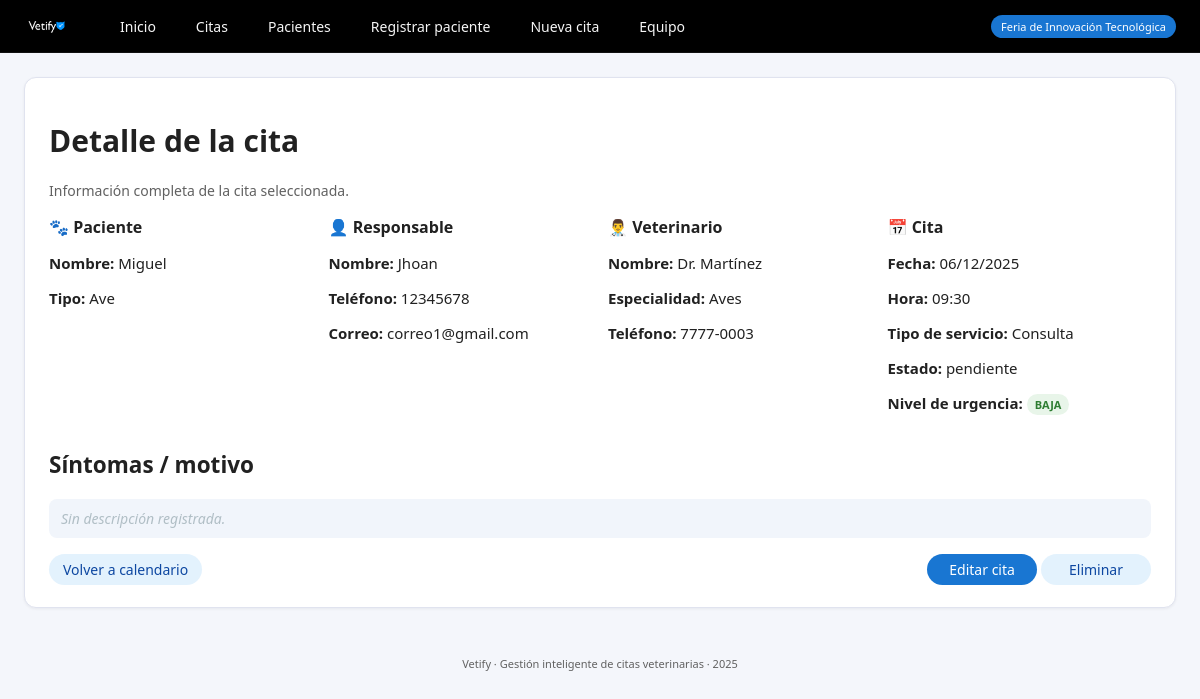
Page /cita/1 on the committed database.
### tables this page shows
CREATE TABLE mascotas (
        id INTEGER PRIMARY KEY AUTOINCREMENT,
        nombre TEXT NOT NULL,
        tipo TEXT NOT NULL,
        raza TEXT,
        edad INTEGER,
        peso REAL,
        dueno_id INTEGER NOT NULL,
        FOREIGN KEY (dueno_id) REFERENCES duenos(id)
    );

CREATE TABLE duenos (
        id INTEGER PRIMARY KEY AUTOINCREMENT,
        nombre TEXT NOT NULL,
        telefono TEXT NOT NULL,
        correo TEXT NOT NULL
    );

CREATE TABLE veterinarios (
        id INTEGER PRIMARY KEY AUTOINCREMENT,
        nombre TEXT NOT NULL,
        especialidad TEXT NOT NULL,
        telefono TEXT NOT NULL
    );

CREATE TABLE citas (
        id INTEGER PRIMARY KEY AUTOINCREMENT,
        mascota_id INTEGER NOT NULL,
        vet_id INTEGER NOT NULL,
        fecha_hora TEXT NOT NULL,
        tipo_servicio TEXT NOT NULL,
        sintomas TEXT,
        urgencia TEXT,
        estado TEXT NOT NULL DEFAULT 'pendiente',
        FOREIGN KEY (mascota_id) REFERENCES mascotas(id),
        FOREIGN KEY (vet_id) REFERENCES veterinarios(id)
    );

### app.py (the view)
@app.route("/cita/<int:cita_id>")
def cita_detalle(cita_id: int):
    cita = obtener_cita_por_id(cita_id)
    if not cita:
        flash("La cita seleccionada no existe.", "error")
        return redirect(url_for("citas"))
    return render_template("cita_detalle.html", cita=cita)

### db.py (called while the page is built)
def get_connection():
    conn = sqlite3.connect(DB_NAME)
    conn.row_factory = sqlite3.Row  # acceder por nombre de columna
    return conn

### services.py (called while the page is built)
def obtener_cita_por_id(cita_id: int):
    conn = get_connection()
    cur = conn.cursor()
    cur.execute("""
        SELECT c.id,
               c.fecha_hora,
               c.tipo_servicio,
               c.urgencia,
               c.sintomas,
               c.estado,
               m.nombre AS mascota,
               m.tipo   AS tipo_mascota,
               d.nombre AS dueno,
               d.telefono AS dueno_telefono,
               d.correo   AS dueno_correo,
               v.nombre   AS vet,
               v.especialidad AS vet_especialidad,
               v.telefono     AS vet_telefono
        FROM citas c
        JOIN mascotas m ON c.mascota_id = m.id
        JOIN duenos d   ON m.dueno_id = d.id
        JOIN veterinarios v ON c.vet_id = v.id
        WHERE c.id = ?;
    """, (cita_id,))
    fila = cur.fetchone()
    conn.close()
    return fila

### templates/cita_detalle.html (shortened to what this page needs)
{% extends "base.html" %}
{% block content %}
<div class="card">
    <h1>Detalle de la cita</h1>
    <p class="form-sub">
        Información completa de la cita seleccionada.
    </p>
    <div class="detalle-grid">
        <section>
            <h2>🐾 Paciente</h2>
            <p><strong>Nombre:</strong> {{ cita['mascota'] }}</p>
            <p><strong>Tipo:</strong> {{ cita['tipo_mascota'] }}</p>
        </section>
        <section>
            <h2>👤 Responsable</h2>
            <p><strong>Nombre:</strong> {{ cita['dueno'] }}</p>
            <p><strong>Teléfono:</strong> {{ cita['dueno_telefono'] }}</p>
            <p><strong>Correo:</strong> {{ cita['dueno_correo'] }}</p>
        </section>
        <section>
            <h2>👨‍⚕️ Veterinario</h2>
            <p><strong>Nombre:</strong> {{ cita['vet'] }}</p>
            <p><strong>Especialidad:</strong> {{ cita['vet_especialidad'] }}</p>
            <p><strong>Teléfono:</strong> {{ cita['vet_telefono'] }}</p>
        </section>
        <section>
            <h2>📅 Cita</h2>
            {% set dt = cita['fecha_hora'] %}
            <p><strong>Fecha:</strong> {{ dt[8:10] }}/{{ dt[5:7] }}/{{ dt[0:4] }}</p>
            <p><strong>Hora:</strong> {{ dt[11:16] }}</p>
            <p><strong>Tipo de servicio:</strong> {{ cita['tipo_servicio'] }}</p>
            <p><strong>Estado:</strong> {{ cita['estado'] }}</p>
            <p>
                <strong>Nivel de urgencia:</strong>
                {% set urg = (cita['urgencia'] or '').lower() %}
                {% if urg == 'alta' %}
                    <span class="urg-tag urg-alta">ALTA</span>
                {% elif urg == 'media' %}
                    <span class="urg-tag urg-media">MEDIA</span>
                {% elif urg == 'baja' %}
                    <span class="urg-tag urg-baja">BAJA</span>
                {% else %}
                    <span class="urg-tag">N/A</span>
                {% endif %}
            </p>
        </section>
    </div>
    <div class="detalle-sintomas">
        <h2>Síntomas / motivo</h2>
        <div class="texto-sintomas">
            {% if cita['sintomas'] %}
                {{ cita['sintomas'] }}
            {% else %}
                <span class="symptoms-empty">Sin descripción registrada.</span>
            {% endif %}
        </div>
    </div>
    <div class="form-actions" style="margin-top: 16px; justify-content: space-between;">
        <div>
            <a href="{{ url_for('citas') }}" class="btn btn-secondary">Volver a calendario</a>
        </div>
        <div>
            <a href="{{ url_for('cita_editar', cita_id=cita['id']) }}" class="btn btn-primary">Editar cita</a>
            <form action="{{ url_for('cita_eliminar', cita_id=cita['id']) }}"
                  method="post"
                  style="display:inline;"
                  onsubmit="return confirm('¿Seguro que deseas eliminar esta cita?');">
                <button type="submit" class="btn btn-secondary">Eliminar</button>
            </form>
        </div>
    </div>
</div>
{% endblock %}

### static/css/styles.css (style rules this page uses)
:root { --primary: #1976D2; --primary-dark: #0D47A1; --accent: #FFC107; --bg: #F4F6FB; --card-bg: #FFFFFF; --text-main: #212121; --text-soft: #616161; --border-soft: #E0E3EF; --danger: #C62828; --warning: #F9A825; --success: #2E7D32; }
* { box-sizing: border-box; font-family: "Segoe UI", system-ui, sans-serif; }
body { margin: 0; background: var(--bg); color: var(--text-main); font-size: 15px; }
.card { background: var(--card-bg); border-radius: 12px; border: 1px solid var(--border-soft); padding: 22px 24px; box-shadow: 0 1px 3px rgba(15, 23, 42, 0.06); }
.btn { display: inline-flex; align-items: center; justify-content: center; font-size: 14px; padding: 6px 14px; border-radius: 999px; border: none; cursor: pointer; text-decoration: none; text-align: center; min-width: 110px; height: auto; font-weight: 500; }
.btn-primary { background: var(--primary); color: #FFFFFF; }
.btn-secondary { background: #E3F2FD; color: var(--primary-dark); }
.form-sub { font-size: 14px; color: var(--text-soft); margin-bottom: 16px; }
.form-actions { grid-column: 1 / -1; margin-top: 18px; display: flex; justify-content: flex-end; align-items: center; gap: 10px; }
.urg-tag { display: inline-block; padding: 3px 8px; border-radius: 999px; font-size: 11px; font-weight: 600; }
.urg-baja { background: #E8F5E9; color: var(--success); }
.symptoms-empty { font-style: italic; color: #B0BEC5; }
.detalle-grid { display: grid; grid-template-columns: repeat(auto-fit, minmax(220px, 1fr)); gap: 16px; margin-top: 10px; margin-bottom: 16px; }
.detalle-grid section h2 { margin-top: 0; margin-bottom: 6px; font-size: 16px; }
.detalle-sintomas { margin-top: 10px; }
.texto-sintomas { font-size: 14px; line-height: 1.4; color: var(--text-main); background: #F1F5FB; padding: 10px 12px; border-radius: 8px; }

### rows in the picture
mascotas: mascota "Miguel", tipo_mascota "Ave"
duenos: dueno "Jhoan", dueno_telefono "12345678", dueno_correo "correo1@gmail.com"
veterinarios: vet "Dr. Martínez", vet_especialidad "Aves", vet_telefono "7777-0003"
citas: fecha_hora "06", fecha_hora "12", fecha_hora "2025", fecha_hora "09:30", tipo_servicio "Consulta", estado "pendiente"
